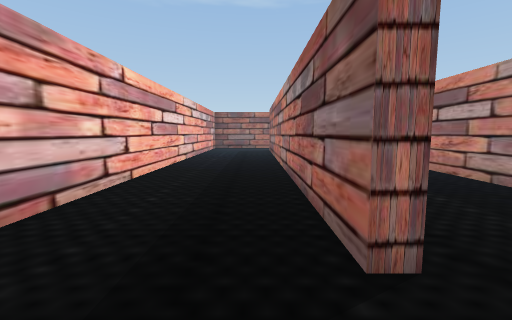
view 1 (above)

18 first-person views from a walk through a scene from a Unity 3-D project. The camera is 1.2 m above the floor, tilts 6° down and sees 90° across. The floor is counted in squares, 0.95 m on a side. Each view is taken from the middle of a square. On the plan, view 1 faces up. The plan holds only what a view shows up to about 12 squares ahead; the rest is blank. The place goes on beyond the plan. The player character is not drawn. Some surface patterns are stand-ins.

view 2
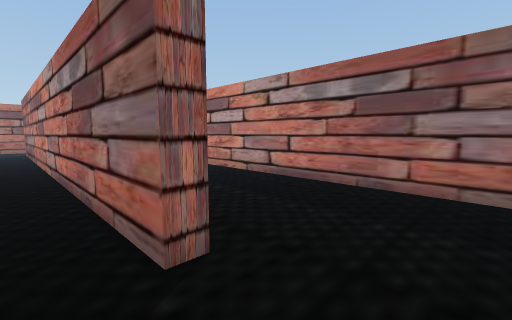

view 3
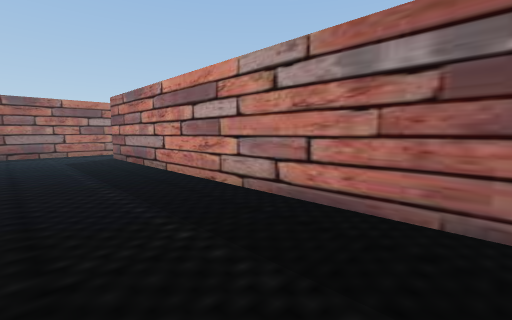

view 4
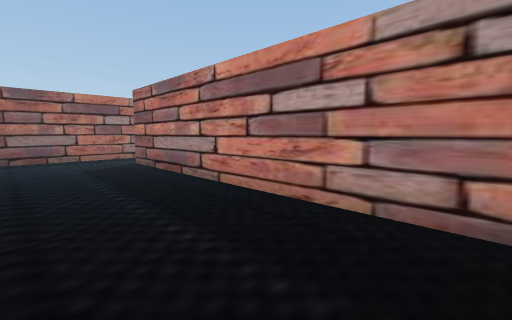

view 5
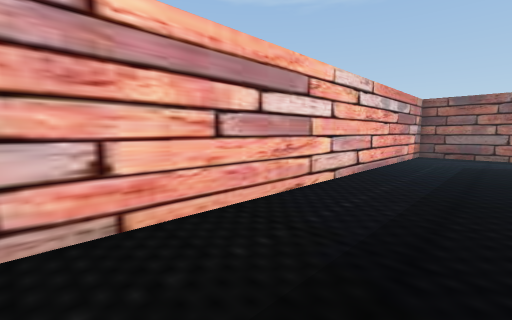

view 6
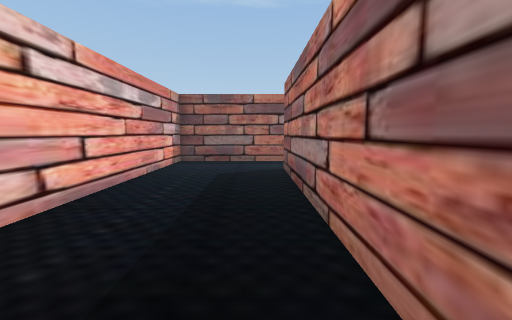

view 7
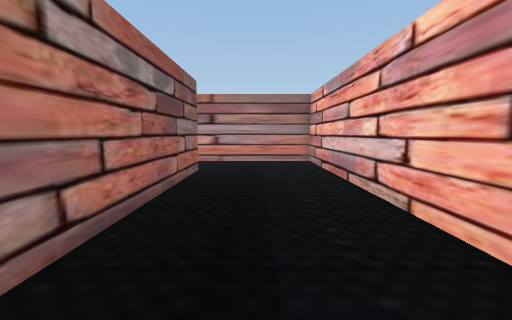

view 8
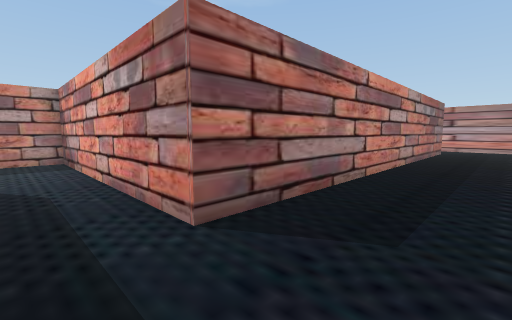

view 9
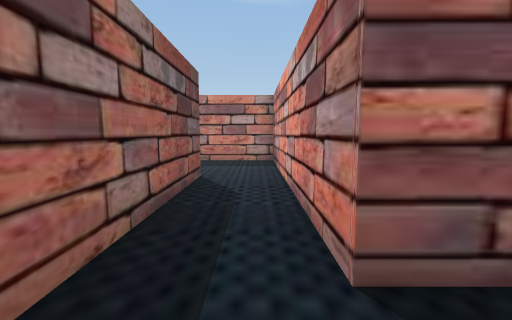

view 10
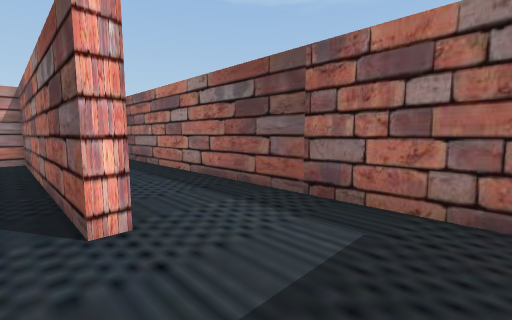

view 11
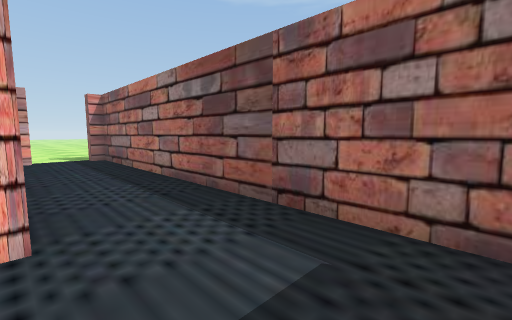

view 12
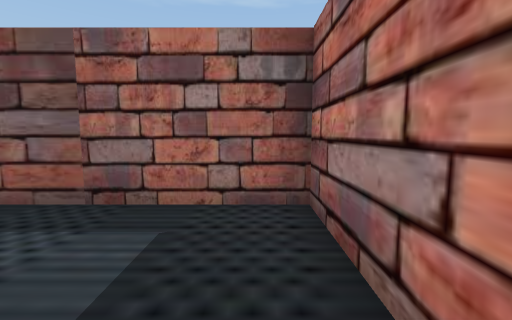

view 13
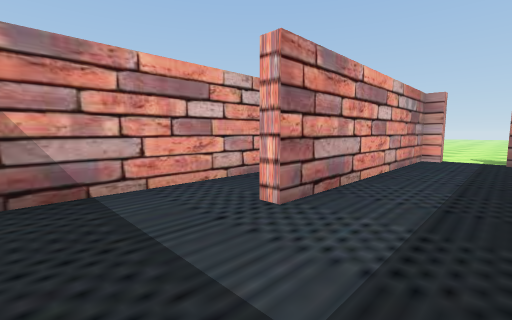

view 14
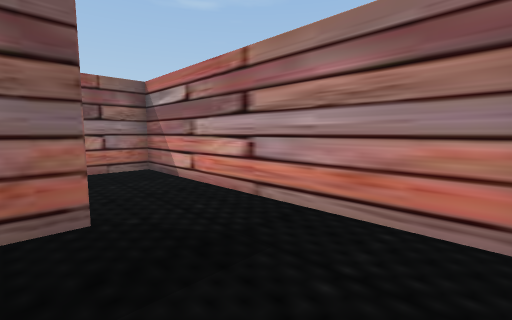

view 15
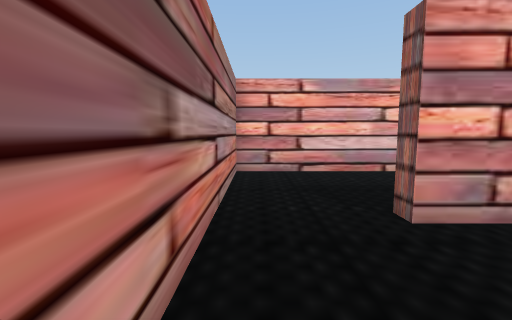

view 16
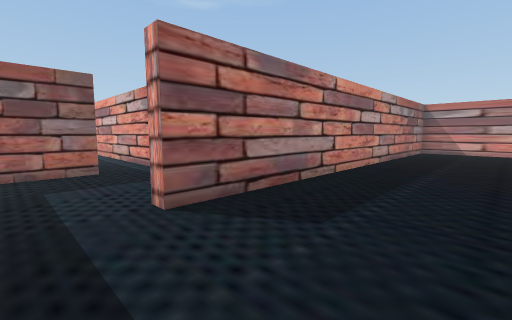

view 17
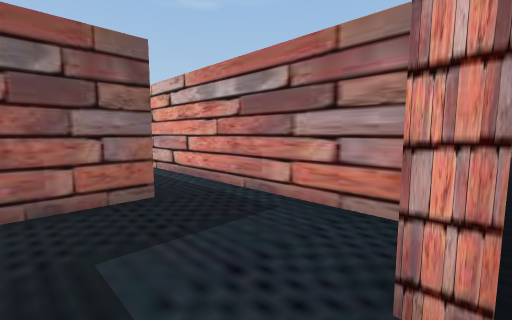

view 18
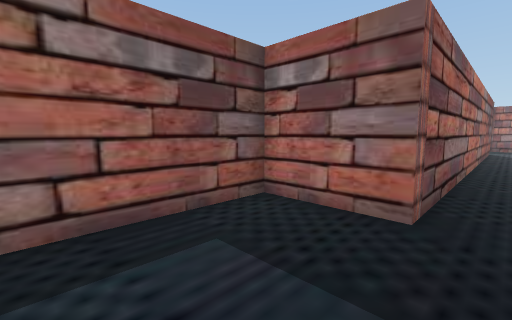

### Floor plan
Points are (right, up) in squares from view 1. A wall is a line through its corners. A room is listed if a view was taken in it or the views show most of it. See-through windows are left out.
Room 1 (views 1, 2, 3, 4, 5, 6, 7, 8, 9, 14, 15, 16, 17)
walls: (1.5, 3.6) (1.5, 2.2) (1, 2.2) (1, 19.2) (7.5, 19.2); (6.6, 18.7) (1.9, 18.7); (6.6, 21.6) (-3.4, 21.6) (-3.4, -0.7) (6, -0.7) (6, 16.1) (6.5, 16.1)
ways out: opening at (6.5, 20.5) to room 2; opening at (6, 17.5) to room 3
Room 2 (views 10, 11, 12, 13)
walls: (7.5, 19.2) (11, 19.2) (11, 25.5) (-3.4, 25.5) (-3.4, 24.9) (-4, 24.9); (-4, 22.9) (-3.4, 22.9) (-3.4, 22.2) (6.6, 22.2) (6.6, 21.6)
ways out: opening at (6.5, 20.5) to room 1; gap at (-4, 23); gap at (-4, 25)
Room 3 (view 18)
walls: (7, 14) (15.5, 14); (23.2, 15.9) (11, 15.9) (11, 18.7) (6.6, 18.7)
ways out: opening at (6, 17.5) to room 1

Positions as (right, up) in squares from view 1, and headings:
1: (0, 0), facing up
2: (0, 0), facing up-right
3: (2, 2), facing up-right
4: (2, 5), facing up-right
5: (0, 6), facing up-left
6: (0, 10), facing up
7: (-1, 11), facing down
8: (-2, 21), facing down-right
9: (-1, 20), facing right
10: (10, 21), facing up-left
11: (10, 22), facing up-left
12: (10, 21), facing up
13: (10, 25), facing down-left
14: (-3, 3), facing down-right
15: (5, 0), facing left
16: (2, 18), facing down-right
17: (6, 18), facing down-right
18: (7, 15), facing up-right
